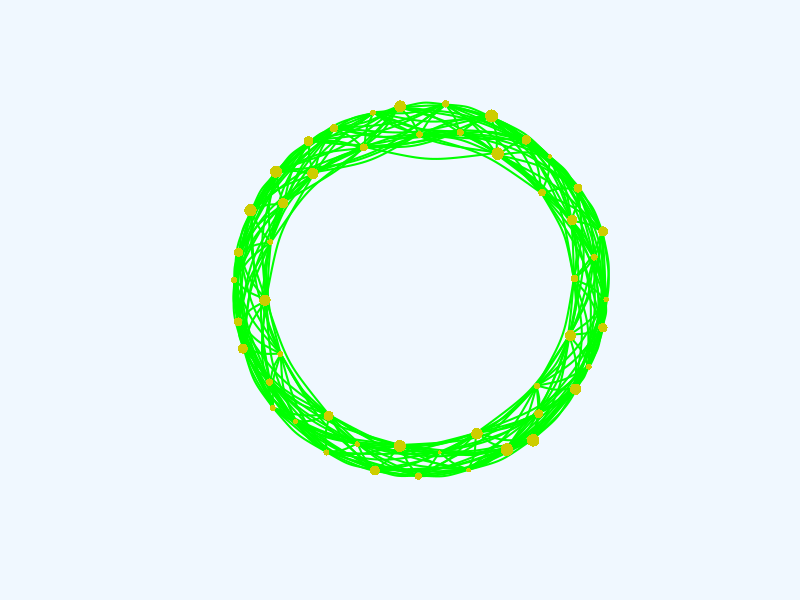

Source code (R): (Note: this script raises an error after producing the figure.)

############################################################################
# Modifiziert von Holiday caRd 2016
# Caroline M. Tucker

##install library
#install.packages("igraph")
library("igraph")

###Make SI model
par(bg="aliceblue")
#Initial set up
size=50 #number of vertices
rate <- 0.10 #infection rate
infnum <- round(seq(from=0, to=size, length.out=10)) #initial infection

#wreath <- make_ring(size)
wreath <- graph.ring(size)
wreathN = connect.neighborhood(wreath, 7) 
V(wreathN)$color <- "yellow3"
V(wreathN)$size <- runif(size, 2, 7)
wreathN$AdjList = get.adjlist(wreathN, mode="out")
L=layout.fruchterman.reingold(wreathN) #layout_with_fr(wreathN)

#Plot
plot(wreathN, vertex.label=NA, vertex.size=V(wreathN)$size, edge.width=2, edge.color="green", vertex.color=V(wreathN)$color, vertex.frame.color=NA, edge.curved=0.2, layout=L)

for(i in 1:25){ #timesteps
  oldinf <- infnum	#recovering
  newinf <- sort(unlist(lapply(wreathN$AdjList[infnum], FUN=function(X){sample(X, round(length(X)*rate))})))
  V(wreathN)$color <- "yellow" #all
  V(wreathN)$color[oldinf] <- "orange" #recovering
  V(wreathN)$color[newinf] <- "red" #new infected
  V(wreathN)$size[newinf] <- 5 
  plot(delete.edges(wreathN, E(wreathN)), vertex.size=runif(size, 1, 10), vertex.label=NA, edge.width=0, vertex.frame.color=c("lightgrey"), add=TRUE, layout=L)
}

text(0, 0, "Frohe Weihnachten \nund ein gutes neues Jahr!", cex=2, col=c("darkgreen"), font=2.1, family="serif")
